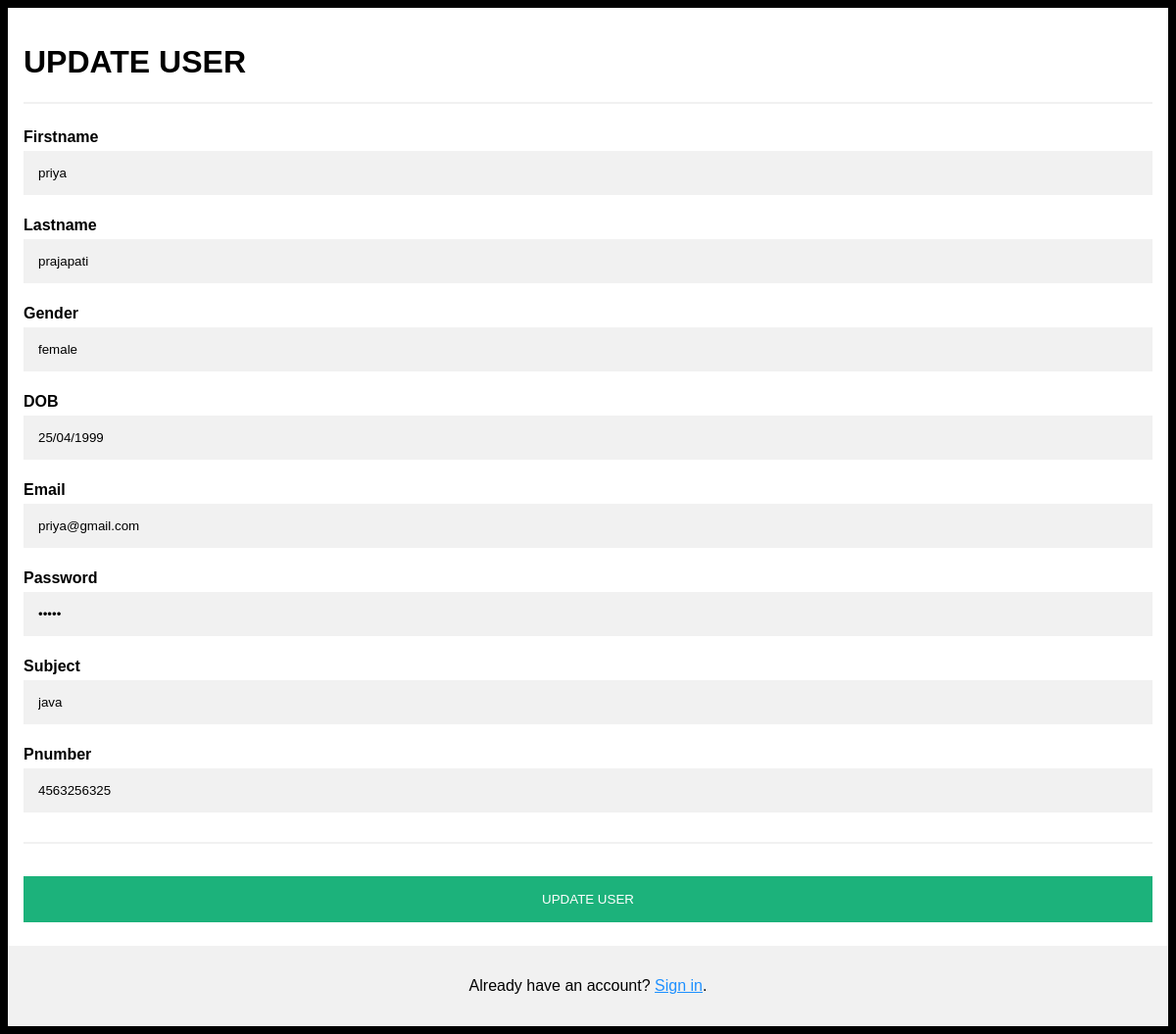
Screenshot of /edit-user/6/ with the database file from the repository.
### myapp/models.py (models this page shows, shortened)
class Students(models.Model):
    firstname = models.CharField(max_length=50)
    lastname = models.CharField(max_length=50)
    gender = models.CharField(max_length=20)
    dob = models.CharField(max_length=20)
    email = models.EmailField(max_length=30)
    password = models.CharField(max_length=50,null=True)
    subject = models.CharField(max_length=20)
    pnumber = models.CharField(max_length=15,unique=True)

### myapp/views.py (the view)
# urls.py: path('edit-user/<int:pk>/',views.edit_user,name="edit-user"),
def edit_user(request,pk):
    sid = Students.objects.get(id = pk)
    context = {
        "sid" : sid,
    }
    return render(request,"myapp/update_data.html",context)

### myapp/templates/myapp/update_data.html (shortened to what this page needs)
<!DOCTYPE html>
<html>
<head>
</head>
<body>
<form action="{% url 'update-user' %}" method="post">
  <div class="container">
    <h1>UPDATE USER</h1>
    <hr>
    <label for="firstname"><b>Firstname</b></label>
    <input type="text" placeholder="Enter firstname" name="firstname" id="firstname" value="{{sid.firstname}}" required>
    <label for="lastname"><b>Lastname</b></label>
    <input type="text" placeholder="Enter lastname" name="lastname" id="lastname" value="{{sid.lastname}}" required>
    <label for="gender"><b>Gender</b></label>
    <input type="text" placeholder="Enter gender" name="gender" id="gender" value="{{sid.gender}}" required>
    <label for="dob"><b>DOB</b></label>
    <input type="text" placeholder="Enter dob" name="dob" id="dob" value="{{sid.dob}}" required>
    <label for="email"><b>Email</b></label>
    <input type="text" placeholder="Enter Email" name="email" id="email" value="{{sid.email}}"required>
    <label for="password"><b>Password</b></label>
    <input type="password" placeholder="Enter Password" name="password" id="password" value="{{sid.password}}" required>
    <label for="subject"><b>Subject</b></label>
    <input type="text" placeholder="Enter subject" name="subject" id="subject" value="{{sid.subject}}" required>
    <label for="pnumber"><b>Pnumber</b></label>
    <input type="text" placeholder="Enter pnumber" name="pnumber" id="pnumber" value="{{sid.pnumber}}" required>
    <hr>
    <input type="submit" class="registerbtn" value="UPDATE USER">
  </div>
  <div class="container signin">
    <p>Already have an account? <a href="#">Sign in</a>.</p>
  </div>
</form>
</body>
</html>

### myapp/templates/myapp/update_data.html (style rules this page uses)
body { font-family: Arial, Helvetica, sans-serif; background-color: black; }
* { box-sizing: border-box; }
.container { padding: 16px; background-color: white; }
input[type=text], input[type=password] { width: 100%; padding: 15px; margin: 5px 0 22px 0; display: inline-block; border: none; background: #f1f1f1; }
hr { border: 1px solid #f1f1f1; margin-bottom: 25px; }
.registerbtn { background-color: #04AA6D; color: white; padding: 16px 20px; margin: 8px 0; border: none; cursor: pointer; width: 100%; opacity: 0.9; }
a { color: dodgerblue; }
.signin { background-color: #f1f1f1; text-align: center; }

### rows the page displays
Students: firstname "priya", lastname "prajapati", gender "female", dob "25/04/1999", email "priya@gmail.com", subject "java", pnumber "4563256325"
